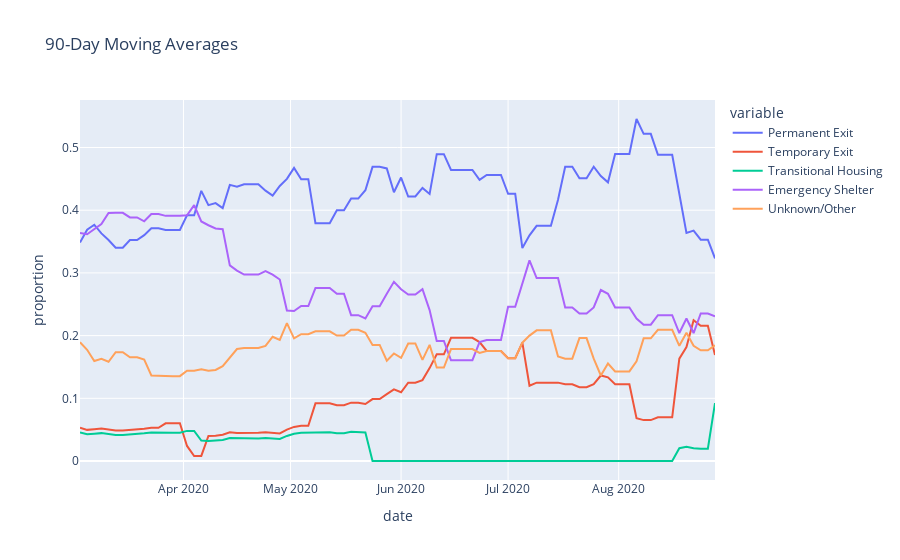

The code cell stored with this chart in its notebook:
### Code cell
plot_moving_avg(session, 90, 180)
